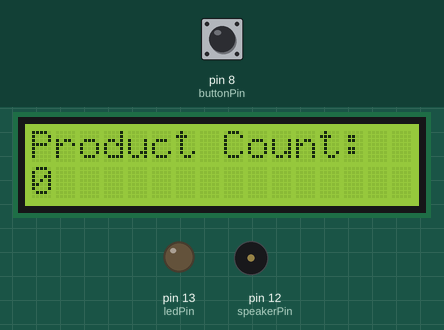
The sketch below on a simulated Arduino Uno, built with avr-gcc and run on an emulated ATmega328P. Parts: 16×2 character LCD, output pins drawn as LEDs (lit = HIGH), buzzer (waves = sounding). Dashed ring = blinking. Inputs (shaded band) come from the test bench; at power-on: pin 8 (buttonPin) HIGH.

Above: at 2.2 s.
2.3 s: pin 8 (buttonPin) pulled LOW for 0.15 s
At 3.0 s:
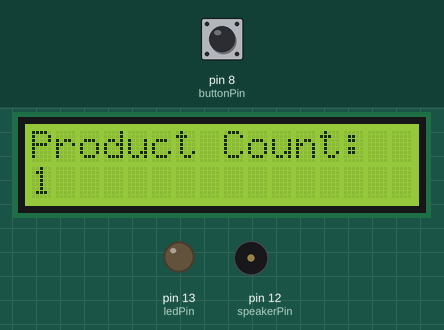
4.1 s: pin 8 (buttonPin) pulled LOW for 1 s
At 4.32 s:
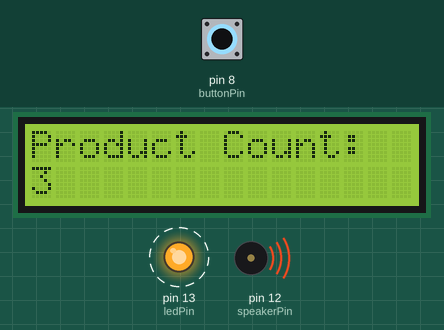
6.6 s: pin 8 (buttonPin) pulled LOW for 0.15 s
At 7.9 s:
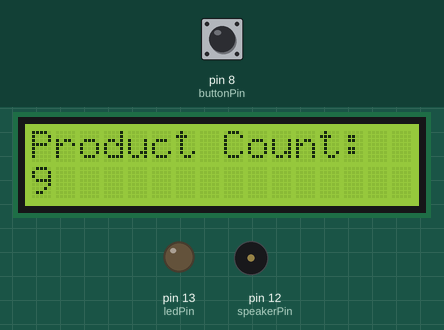
8.2 s: pin 8 (buttonPin) pulled LOW for 1 s
At 10.1 s:
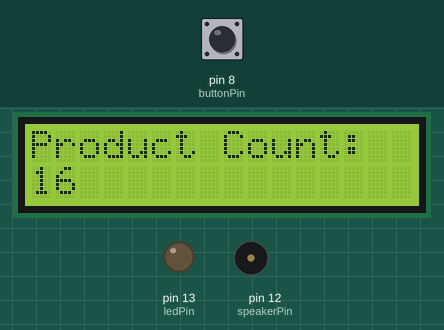
Timing chart, 0 to 11.6 s (numbered marks = the images above; inputs shaded):
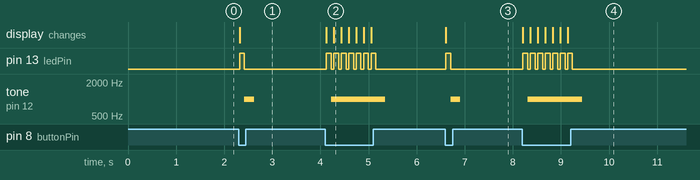

Measured:
- after the input at 2.3 s, pin 13 (ledPin): LOW → HIGH at once, → LOW 0.10 s later; tone on pin 12 (speakerPin): silent → 1000 Hz after 0.12 s, → silent 0.20 s later; the display: changes at once (image 1)
- after the input at 4.1 s, pin 13 (ledPin): alternates HIGH for 0.10 s and LOW for 0.05 s, 14 changes in all, then stays LOW, starting at once; tone on pin 12 (speakerPin): silent → 1000 Hz after 0.12 s, → silent 1.1 s later; the display: first changes at once (image 2 shows a later state)
- after the input at 6.6 s, pin 13 (ledPin): LOW → HIGH at once, → LOW 0.10 s later; tone on pin 12 (speakerPin): silent → 1000 Hz after 0.11 s, → silent 0.20 s later; the display: changes at once (image 3)
- after the input at 8.2 s, pin 13 (ledPin): alternates HIGH for 0.10 s and LOW for 0.05 s, 14 changes in all, then stays LOW, starting at once; tone on pin 12 (speakerPin): silent → 1000 Hz after 0.11 s, → silent 1.1 s later; the display: first changes at once (image 4 shows a later state)

The sketch:

MUSYOKA.ino
```cpp
#include <LiquidCrystal.h>

const int buttonPin = 8;           // Pin connected to the push button
const int sensorPin = 9;          // Pin connected to the GUR03 ultrasonic sensor
const int ledPin = 13;             // Pin connected to the LED
const int speakerPin = 12;         // Pin connected to the speaker

LiquidCrystal lcd(7, 6, 5, 4, 3, 2);   // Pins connected to the LM016L LCD

int count = 0;                  // Counter variable
bool buttonState = false;       // State of the push button

void setup() {
  pinMode(buttonPin, INPUT_PULLUP);
  pinMode(ledPin, OUTPUT);
  pinMode(speakerPin, OUTPUT);

  lcd.begin(16, 2);
  lcd.print("Product Count: ");
  lcd.setCursor(0, 1);
  lcd.print(count);

  delay(1000);
}

void loop() {
  buttonState = digitalRead(buttonPin);

  // Check if the button is ON (LOW state due to INPUT_PULLUP)
  if (!buttonState) {
    count++;    // Increment the count

    // Update the LCD display
    lcd.clear();
    lcd.print("Product Count: ");
    lcd.setCursor(0, 1);
    lcd.print(count);

    // Blink the LED
    digitalWrite(ledPin, HIGH);
    delay(100);
    digitalWrite(ledPin, LOW);

    // Play a sound on the speaker
    tone(speakerPin, 1000, 200);
  }

  // Delay to avoid counting too rapidly
  delay(50);
}
```
